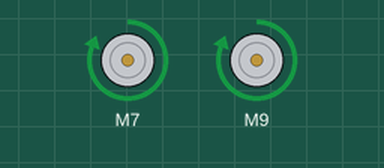
Simulated run of this sketch. Board: Arduino Uno, built with avr-gcc and run on an emulated ATmega328P. On the bench: 2 × DC motor (green arrow = forward, orange = backward, longer = faster).

Above: at 0.1 s.
Timing chart, 0 to 1.6 s (numbered marks = the images above):
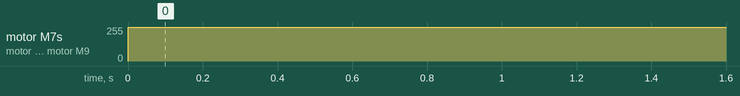

The sketch:

MotorTestRun.ino
```cpp
/******************************************************************************
TestRun.ino
TB6612FNG H-Bridge Motor Driver Example code
Michelle @ SparkFun Electronics
8/20/16
https://github.com/sparkfun/SparkFun_TB6612FNG_Arduino_Library

Uses 2 motors to show examples of the functions in the library.  This causes
a robot to do a little 'jig'.  Each movement has an equal and opposite movement
so assuming your motors are balanced the bot should end up at the same place it
started.

Resources:
TB6612 SparkFun Library

Development environment specifics:
Developed on Arduino 1.6.4
Developed with ROB-9457
******************************************************************************/

// This is the library for the TB6612 that contains the class Motor and all the
// functions
#include <SparkFun_TB6612.h>

// Pins for all inputs, keep in mind the PWM defines must be on PWM pins
// the default pins listed are the ones used on the Redbot (ROB-12097) with
// the exception of STBY which the Redbot controls with a physical switch
#define PWMA 5
#define AIN2 6
#define AIN1 7
#define STBY 8
#define BIN1 9//motor
#define BIN2 10
#define PWMB 11

// these constants are used to allow you to make your motor configuration
// line up with function names like forward.  Value can be 1 or -1
const int offsetA = 1;
const int offsetB = 1;

// Initializing motors.  The library will allow you to initialize as many
// motors as you have memory for.  If you are using functions like forward
// that take 2 motors as arguements you can either write new functions or
// call the function more than once.
Motor motor1 = Motor(AIN1, AIN2, PWMA, offsetA, STBY);
Motor motor2 = Motor(BIN1, BIN2, PWMB, offsetB, STBY);

void setup()
{
 //Nothing here
}


void loop()
{
   //Use of the drive function which takes as arguements the speed
   //and optional duration.  A negative speed will cause it to go
   //backwards.  Speed can be from -255 to 255.  Also use of the
   //brake function which takes no arguements.
   motor1.drive(255,000);

   //Use of the drive function which takes as arguements the speed
   //and optional duration.  A negative speed will cause it to go
   //backwards.  Speed can be from -255 to 255.  Also use of the
   //brake function which takes no arguements.
   motor2.drive(255,000);


}
```

Measured:
- by itself, motor M7, motor M9: stopped → forward 255/255 at 0.00 s
